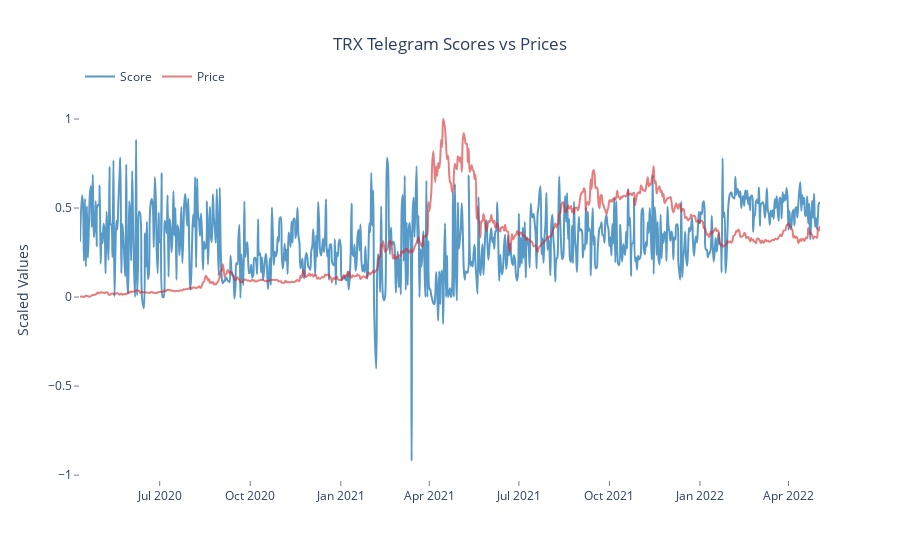

The notebook cell saved with this chart:
### Code cell
plot_scores_and_prices(trx,  "TRX Telegram Scores vs Prices")

### Figure 1 — Plotly figure (JSON) as saved in the notebook; plotly's stock layout.template omitted (floating-point values rounded to 4 significant figures; data arrays with more than 128 entries replaced by an {"elided": "..."} marker saying what was removed)
{"data": [{"line": {"color": "rgba(31, 119, 180, 0.75)", "shape": "spline", "width": 2}, "mode": "lines", "name": "Score", "type": "scatter", "x": {"elided": "748 str values"}, "y": {"elided": "748 float values"}}, {"line": {"color": "rgba(214, 39, 40, 0.6)", "shape": "spline", "width": 2}, "mode": "lines", "name": "Price", "type": "scatter", "x": {"elided": "748 str values"}, "y": {"elided": "748 float values"}}], "layout": {"legend": {"orientation": "h", "y": 1.1}, "paper_bgcolor": "#fff", "plot_bgcolor": "#fff", "title": {"text": "TRX Telegram Scores vs Prices", "x": 0.5}, "xaxis": {"gridcolor": "rgb(255,255,255)", "showgrid": true, "showline": false, "showticklabels": true, "tickcolor": "rgb(127,127,127)", "ticks": "outside", "zeroline": false}, "yaxis": {"gridcolor": "rgb(255,255,255)", "showgrid": false, "showline": false, "showticklabels": true, "tickcolor": "rgb(127,127,127)", "ticks": "outside", "title": {"text": "Scaled Values"}, "zeroline": false}}}
